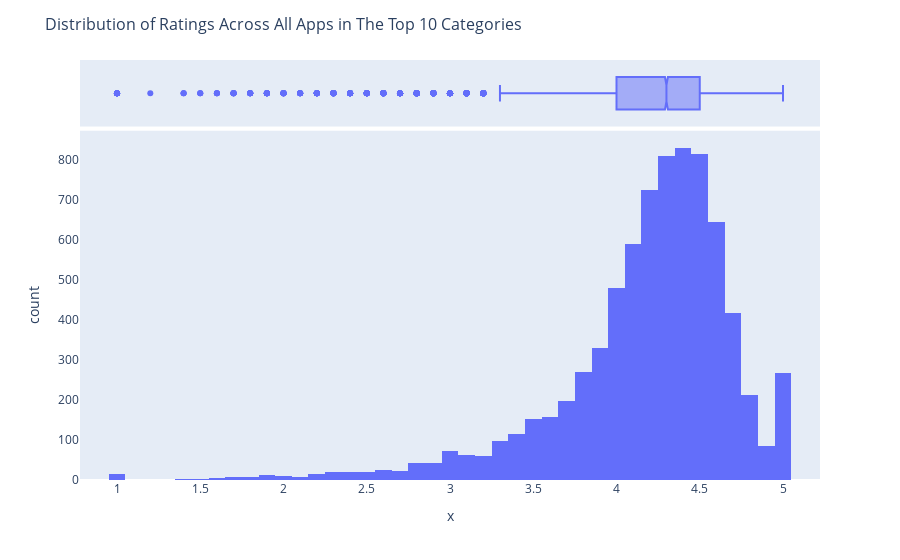

The cell this chart's notebook holds for it:
### Markdown cell above
# I was trying to color the top 3 in different color but I couldn't manage

### Code cell
fig = px.histogram(top_categories, df.Rating, marginal='box')
fig.update_layout(title_text='Distribution of Ratings Across All Apps in The Top 10 Categories', title_font_size=16)
fig.update_xaxes(showgrid=False)
fig.update_yaxes(showgrid=False)
fig.show()

### Figure 1 — Plotly figure (JSON) as saved in the notebook; plotly's stock layout.template omitted (floating-point values rounded to 4 significant figures; data arrays with more than 128 entries replaced by an {"elided": "..."} marker saying what was removed)
{"data": [{"alignmentgroup": "True", "bingroup": "x", "hovertemplate": "x=%{x}<br>count=%{y}<extra></extra>", "legendgroup": "", "marker": {"color": "#636efa"}, "name": "", "offsetgroup": "", "orientation": "v", "showlegend": false, "type": "histogram", "x": {"elided": "9072 float values"}, "xaxis": "x", "yaxis": "y"}, {"alignmentgroup": "True", "hovertemplate": "x=%{x}<extra></extra>", "legendgroup": "", "marker": {"color": "#636efa"}, "name": "", "notched": true, "offsetgroup": "", "showlegend": false, "type": "box", "x": {"elided": "9072 float values"}, "xaxis": "x2", "yaxis": "y2"}], "layout": {"barmode": "relative", "legend": {"tracegroupgap": 0}, "margin": {"t": 60}, "title": {"font": {"size": 16}, "text": "Distribution of Ratings Across All Apps in The Top 10 Categories"}, "xaxis": {"anchor": "y", "domain": [0, 1], "showgrid": false, "title": {"text": "x"}}, "xaxis2": {"anchor": "y2", "domain": [0, 1], "matches": "x", "showgrid": false, "showticklabels": false}, "yaxis": {"anchor": "x", "domain": [0, 0.8316], "showgrid": false, "title": {"text": "count"}}, "yaxis2": {"anchor": "x2", "domain": [0.8416, 1], "matches": "y2", "showgrid": false, "showline": false, "showticklabels": false, "ticks": ""}}}
